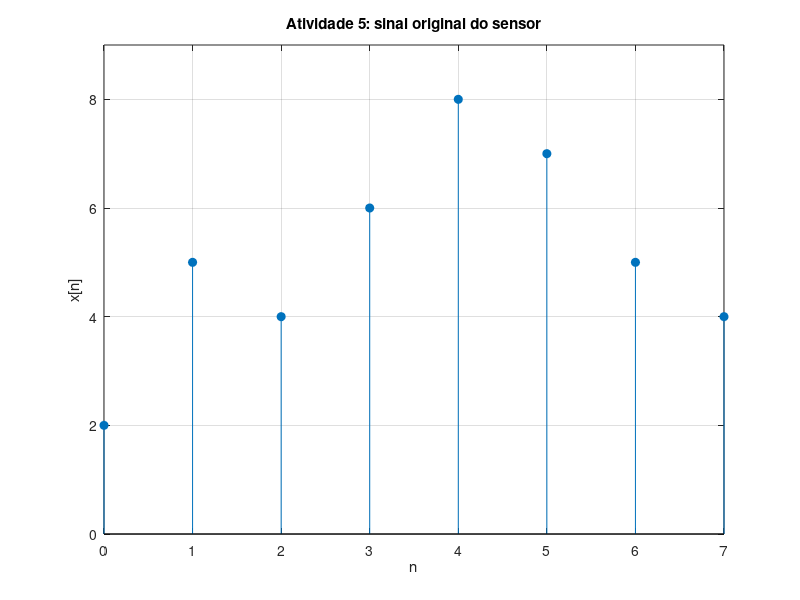
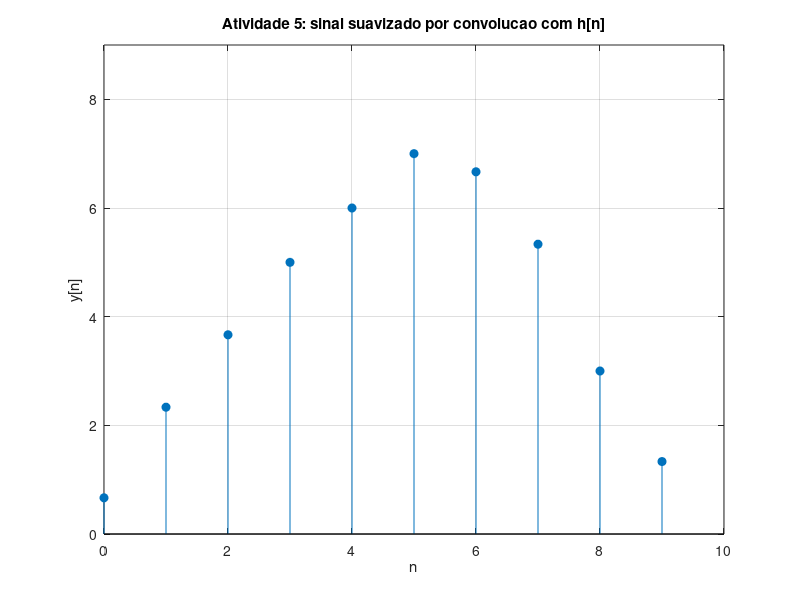
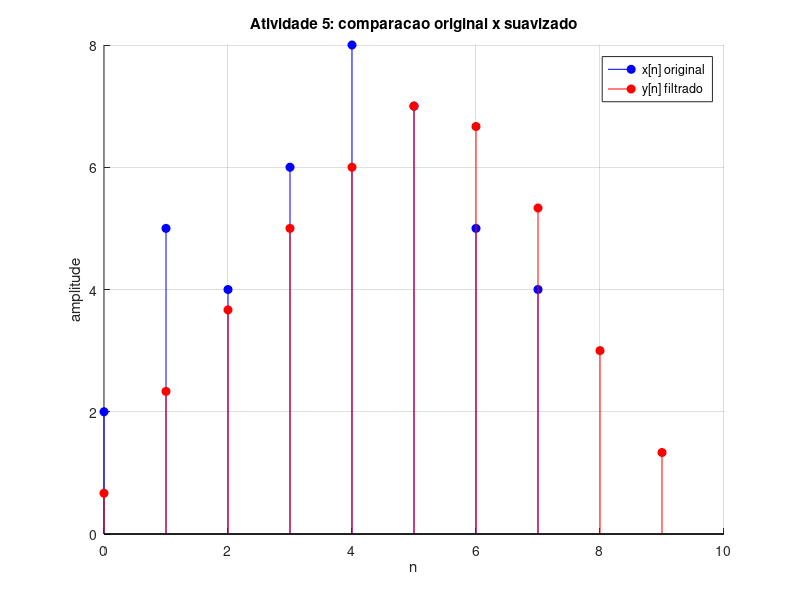

Reproduce these figures in MATLAB, in order.
% =====================================================================
% Atividade 5 - Suavizacao de sinais com filtro de media
%
% x[n] = {2, 5, 4, 6, 8, 7, 5, 4}
% h[n] = (1/3) * {1, 1, 1}    (filtro de media simples de 3 pontos)
% =====================================================================

x = [2 5 4 6 8 7 5 4];
h = (1/3) * [1 1 1];

y = conv(x, h);

disp('Sinal original x[n]:');
disp(x);
disp('Filtro h[n] = (1/3)[1 1 1]:');
disp(h);
disp('Sinal suavizado y[n] = x * h:');
disp(y);

% --- Plot 1: sinal original ---
figure('Name', 'Atividade 5 - Sinal original');
stem(0:length(x)-1, x, 'filled');
grid on;
xlabel('n');
ylabel('x[n]');
title('Atividade 5: sinal original do sensor');
ylim([0 9]);

% --- Plot 2: sinal suavizado ---
figure('Name', 'Atividade 5 - Sinal filtrado');
stem(0:length(y)-1, y, 'filled');
grid on;
xlabel('n');
ylabel('y[n]');
title('Atividade 5: sinal suavizado por convolucao com h[n]');
ylim([0 9]);

% --- Plot 3: comparacao sobreposta (original x filtrado) ---
figure('Name', 'Atividade 5 - Comparacao');
hold on;
stem(0:length(x)-1, x, 'b', 'filled', 'DisplayName', 'x[n] original');
stem(0:length(y)-1, y, 'r', 'filled', 'DisplayName', 'y[n] filtrado');
hold off;
grid on;
xlabel('n');
ylabel('amplitude');
title('Atividade 5: comparacao original x suavizado');
legend('Location', 'best');

disp(' ');
disp('Observacoes:');
disp(' - Valores intermediarios de y[n] correspondem a media de 3 amostras consecutivas de x.');
disp(' - Valores das bordas (y[0], y[8], y[9]) sao reduzidos por efeito de borda da convolucao linear.');
disp(' - O filtro atua como passa-baixas: atenua oscilacoes rapidas, preserva tendencia.');
